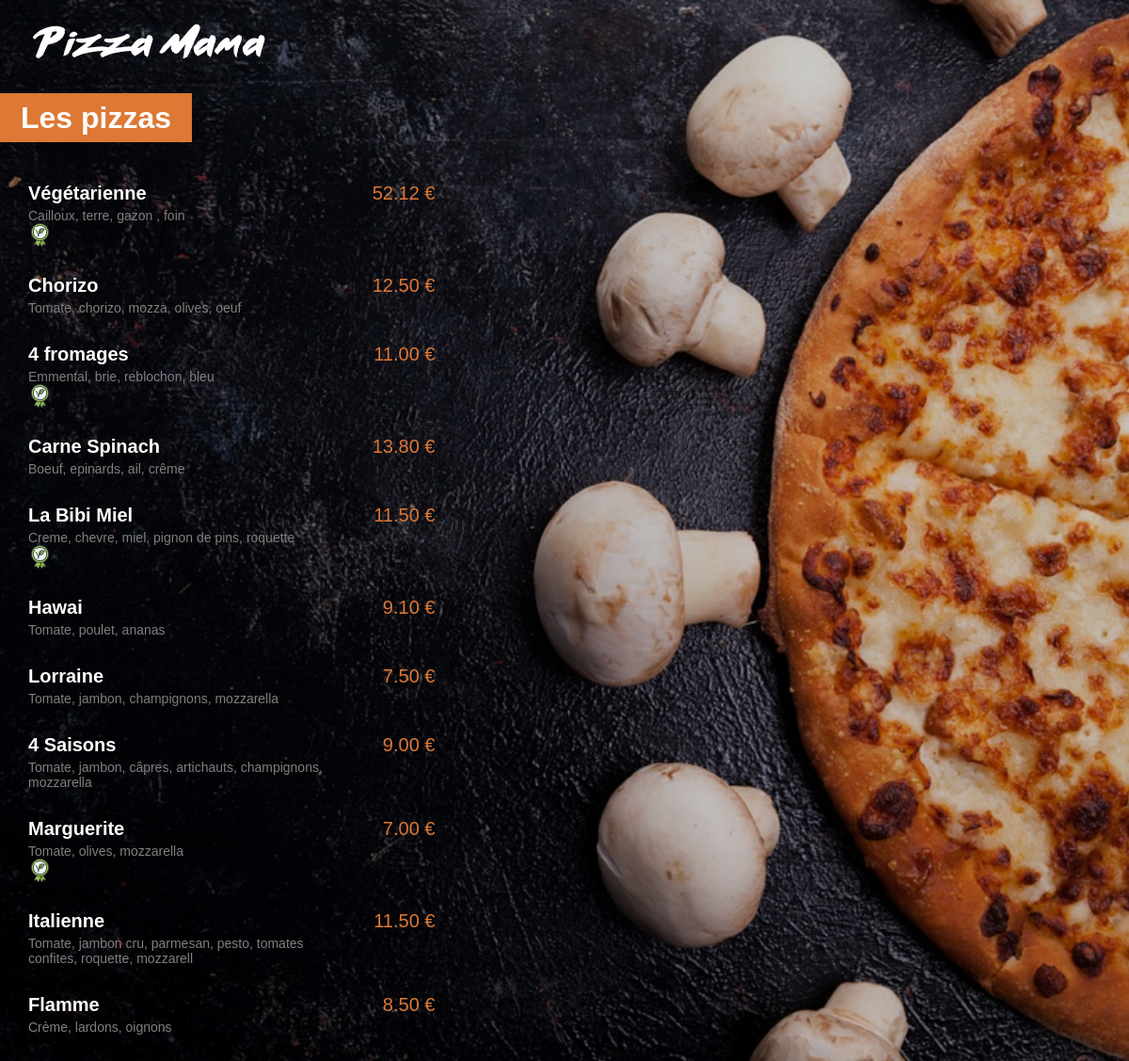
The app's page /menu/ with its own data.
### menu/models.py (models this page shows, shortened)
class Pizza(models.Model):
    nom = models.CharField(max_length=200) # nom est egale a une chaine de caractere dont le nombre de char doit etre specifié
    ingredients = models.CharField(max_length=400)
    prix = models.FloatField(default=0)
    vegetarienne = models.BooleanField(default=False)

### menu/views.py (the view)
# urls.py: path('', views.index, name="index"),
def index(request):
    pizzas = Pizza.objects.all() # je fais ma boucle de parcour dans le index.html
    return render(request,'menu/index.html', {'pizzas' : pizzas} ) # Chemin vers mapage html

### menu/templates/menu/index.html (shortened to what this page needs)
{% load static %}
<html lang="fr">
<head>
    <link rel="stylesheet" href="{% static 'menu/style.css' %}">
</head>
<body>
    <a href="{% url 'main:index' %}"><img id="small_logo" src="{% static 'menu/images/small_logo.png' %}"></a>
    <div class="menu_title">
    <h1>Les pizzas</h1>
    </div>
    <div class="menu_list">
        {% for pizza in pizzas%}
                <div class="menu_list_item">
                    <span class="menu_list_title">{{pizza.nom}}</span>
                    <span class="menu_list_prix">{{pizza.prix | floatformat:2 }} € </span>
                    <span class="menu_list_ingredient">{{pizza.ingredients}}  </span>
                    {% if pizza.vegetarienne == True%}
                        <img class="veg_logo" src="{% static 'menu/images/veg.png' %}" >
                    <div/>
                    {% endif %}
        {% endfor %}
</body>
</html>

### menu/static/menu/style.css (style rules this page uses)
h1 , li { color : white; }
body { background : linear-gradient(0deg, rgba(0, 0, 0, 0.2), rgba(0, 0, 0, 0.2)) ,url("images/menu_background.jpg") no-repeat center center fixed; -webkit-background-size: cover; -moz-background-size: cover; -o-background-size: cover; background-size: cover; margin: 0px; font-family : arial; }
#small_logo { margin-left : 35px; margin-top : 25px; }
h1 { background-color : #DD7835; display : inline; padding : 8px 22px; }
.menu_title { margin-top : 45px; margin-bottom : 50px; }
.menu_list { margin-left : 30px; }
.menu_list_item { margin : 30px 0px; color : white ; }
.menu_list_title { font-weight : bold; font-size: 20px; display : inline-block ; width : 350px; }
.menu_list_prix { font-size: 20px; color : #DD7835; display : inline-block ; width: 70px; margin-left : 8px; text-align : right; }
.menu_list_ingredient { color : #817e7e; font-size: 14px; margin-top : 4px; display : block; width : 320px; }

### records on screen
Pizza: nom "Végétarienne", prix "52.12", ingredients "Cailloux, terre, gazon , foin", vegetarienne True (drawn)
Pizza: nom "Chorizo", prix "12.50", ingredients "Tomate, chorizo, mozza, olives, oeuf"
Pizza: nom "4 fromages", prix "11.00", ingredients "Emmental, brie, reblochon, bleu", vegetarienne True (drawn)
Pizza: nom "Carne Spinach", prix "13.80", ingredients "Boeuf, epinards, ail, crême"
Pizza: nom "La Bibi Miel", prix "11.50", ingredients "Creme, chevre, miel, pignon de pins, roquette", vegetarienne True (drawn)
Pizza: nom "Hawai", prix "9.10", ingredients "Tomate, poulet, ananas"
Pizza: nom "Lorraine", prix "7.50", ingredients "Tomate, jambon, champignons, mozzarella"
Pizza: nom "4 Saisons", prix "9.00", ingredients "Tomate, jambon, câpres, artichauts, champignons, mozzarella"
Pizza: nom "Marguerite", prix "7.00", ingredients "Tomate, olives, mozzarella", vegetarienne True (drawn)
Pizza: nom "Italienne", prix "11.50", ingredients "Tomate, jambon cru, parmesan, pesto, tomates confites, roquette, mozzarell"
Pizza: nom "Flamme", prix "8.50", ingredients "Crème, lardons, oignons"
